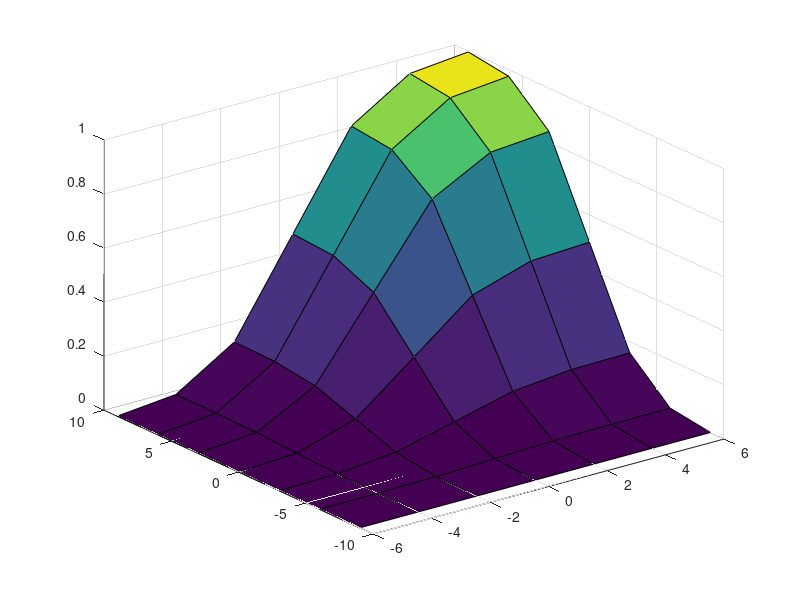

The MATLAB source for this figure:
mu = [0 0];
sigma_x = 2;
sigma_y = 3;
SIGMA = [sigma_x*sigma_x 0;0 sigma_y*sigma_y];
% X = mvnrnd(mu, SIGMA, 10);
% p = mvnpdf(X, mu, SIGMA);
[X1,X2] = meshgrid(linspace(-(sigma_x*3),sigma_x*3,7)',linspace(-(sigma_y*3),sigma_y*3,7)');
X = [X1(:) X2(:)];
p = mvncdf(X,mu,SIGMA);
surf(X1,X2,reshape(p,7,7));
v_sigma1 =  p(7*2+3) - p(7*2+5) - p(7*4+3) + p(7*4+5)
v_sigma2 =  p(7*1+2) - p(7*1+6) - p(7*5+2) + p(7*5+6)
v_sigma3 =  p(7*0+1) - p(7*0+7) - p(7*6+1) + p(7*6+7)